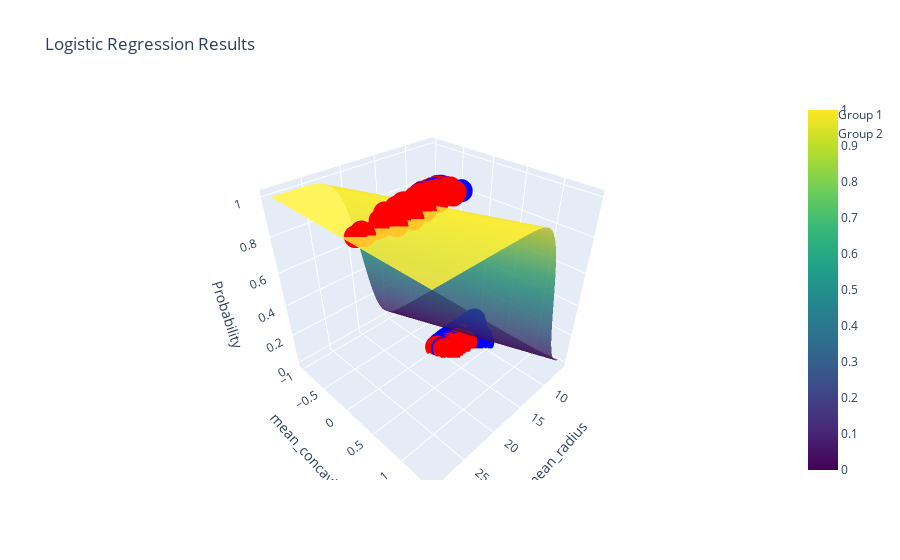

Notebook code cell kept with this figure:
### Markdown cell above
# Now: two features

### Code cell
data = pd.read_csv("../datasets/breast_cancer.csv")
# Split features and labels
X = data[['mean_radius', 'mean_concavity']]
y = data['is_cancer']

# Create and train the logistic regression model
model = LogisticRegression()
model.fit(X, y)

# Generate predictions for the entire dataset
#predictions = model.predict(X)
data['predictions'] = model.predict(X)
                   

# Create a meshgrid to generate surface points
x_min, x_max = data['mean_radius'].min() - 1, data['mean_radius'].max() + 1
y_min, y_max = data['mean_concavity'].min() - 1, data['mean_concavity'].max() + 1
xx, yy = np.meshgrid(np.arange(x_min, x_max, 0.1),
                     np.arange(y_min, y_max, 0.1))
Z = model.predict_proba(np.c_[xx.ravel(), yy.ravel()])[:, 1]
Z = Z.reshape(xx.shape)

# Split the data into two groups based on labels
group1 = data[data['is_cancer'] == 0]
group2 = data[data['is_cancer'] == 1]


# Create a 3D scatter plot with logistic regression probabilities
trace1 = go.Scatter3d(
    x=group1['mean_radius'],
    y=group1['mean_concavity'],
    z=group1['predictions'],
    mode='markers',
    name='Group 1',
    marker=dict(color='blue')
)

trace2 = go.Scatter3d(
    x=group2['mean_radius'],
    y=group2['mean_concavity'],
    z=group2['predictions'],
    mode='markers',
    name='Group 2',
    marker=dict(color='red')
)

# Create the decision boundary surface
trace3 = go.Surface(
    x=xx,
    y=yy,
    z=Z,
    colorscale='Viridis',
    opacity=0.8
)

layout = go.Layout(
    title='Logistic Regression Results',
    scene=dict(
        xaxis=dict(title='mean_radius'),
        yaxis=dict(title='mean_concavity'),
        zaxis=dict(title='Probability')
    )
)

data = [trace1, trace2, trace3]
fig = go.Figure(data=data, layout=layout)

# Display the interactive 3D plot
fig.show();

### Figure 1 — Plotly figure (JSON) as saved in the notebook; plotly's stock layout.template omitted (floating-point values rounded to 4 significant figures; data arrays with more than 128 entries replaced by an {"elided": "..."} marker saying what was removed)
{"data": [{"marker": {"color": "blue"}, "mode": "markers", "name": "Group 1", "type": "scatter3d", "x": {"elided": "357 float values"}, "y": {"elided": "357 float values"}, "z": {"elided": "357 int values"}}, {"marker": {"color": "red"}, "mode": "markers", "name": "Group 2", "type": "scatter3d", "x": {"elided": "212 float values"}, "y": {"elided": "212 float values"}, "z": {"elided": "212 int values"}}, {"colorscale": [[0, "#440154"], [0.1111, "#482878"], [0.2222, "#3e4989"], [0.3333, "#31688e"], [0.4444, "#26828e"], [0.5556, "#1f9e89"], [0.6667, "#35b779"], [0.7778, "#6ece58"], [0.8889, "#b5de2b"], [1, "#fde725"]], "opacity": 0.8, "type": "surface", "x": {"elided": "25x232 float values"}, "y": {"elided": "25x232 float values"}, "z": {"elided": "25x232 float values"}}], "layout": {"scene": {"xaxis": {"title": {"text": "mean_radius"}}, "yaxis": {"title": {"text": "mean_concavity"}}, "zaxis": {"title": {"text": "Probability"}}}, "title": {"text": "Logistic Regression Results"}}}
